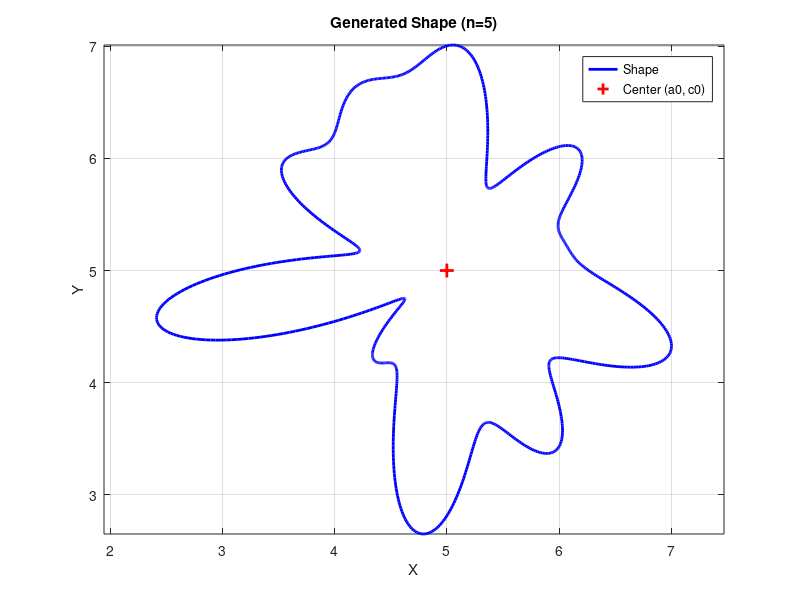

This chart was generated by the following MATLAB code: (Note: this script raises an error after producing the figure.)
clc; clear; close all;

%% --- 1. USER INPUTS (Interactive) ---
disp('--- EFD Parameter Generator ---');
n = input('Enter number of harmonics (n): ');
a0 = input('Enter desired X center (a0): ');
c0 = input('Enter desired Y center (c0): ');

%% --- 2. GENERATE RANDOM SHAPE ---
% We generate a shape centered at (0,0) first to get the shape coefficients
N_points = 1000;
t = linspace(0, 2*pi, N_points);

% Start with a base circle
r = 1.5 * ones(size(t)); 

% Add random "wobbles" to make it a unique shape
% We use low frequencies (2, 3, 4) to keep it smooth and closed
for k_rand = 2:10
    noise_mag = 0.3 * rand(); % Random magnitude
    phase = 2*pi * rand();    % Random phase
    r = r + noise_mag * cos(k_rand * t + phase);
end

% Convert to Cartesian (Centered at 0,0)
x_raw = r .* cos(t);
y_raw = r .* sin(t);

% Force row vectors for calculation
x_raw = reshape(x_raw, 1, []);
y_raw = reshape(y_raw, 1, []);

%% --- 3. CALCULATE COEFFICIENTS (a, b, c, d) ---
t_idx = 1:N_points;
theta = t_idx * (2*pi / N_points);

a = zeros(1, n); 
b = zeros(1, n);
c = zeros(1, n); 
d = zeros(1, n);

for k = 1:n
    % Standard EFD formulas
    a(k) = (2 / N_points) * sum(x_raw .* cos(k * theta));
    b(k) = (2 / N_points) * sum(x_raw .* sin(k * theta));
    c(k) = (2 / N_points) * sum(y_raw .* cos(k * theta));
    d(k) = (2 / N_points) * sum(y_raw .* sin(k * theta));
end

%% --- 4. PLOT (Visual Check) ---
figure('Name', 'Generated EFD Shape', 'Color', 'w');
% Plot the shape shifted to the user's desired a0, c0
plot(x_raw + a0, y_raw + c0, 'b-', 'LineWidth', 2);
hold on;
plot(a0, c0, 'r+', 'MarkerSize', 10, 'LineWidth', 2); % Mark Center
grid on; axis equal;
title(['Generated Shape (n=' num2str(n) ')']);
xlabel('X'); ylabel('Y');
legend('Shape', 'Center (a0, c0)');

%% --- 5. GENERATE COPIABLE OUTPUT ---
fprintf('\n%% --- COPY THE BLOCK BELOW ---\n');
fprintf('a0 = %.2f; c0 = %.2f; n = %d;\n', a0, c0, n);

print_array('a', a);
print_array('b', b);
print_array('c', c);
print_array('d', d);

fprintf('%% ----------------------------\n');

% Helper function
function print_array(var_name, arr)
    fprintf('%s = [', var_name);
    for i = 1:length(arr)
        if i == length(arr)
            fprintf('%.4f', arr(i)); % Last element: no comma
        else
            fprintf('%.4f, ', arr(i)); % Comma separator
        end
    end
    fprintf('];\n');
end